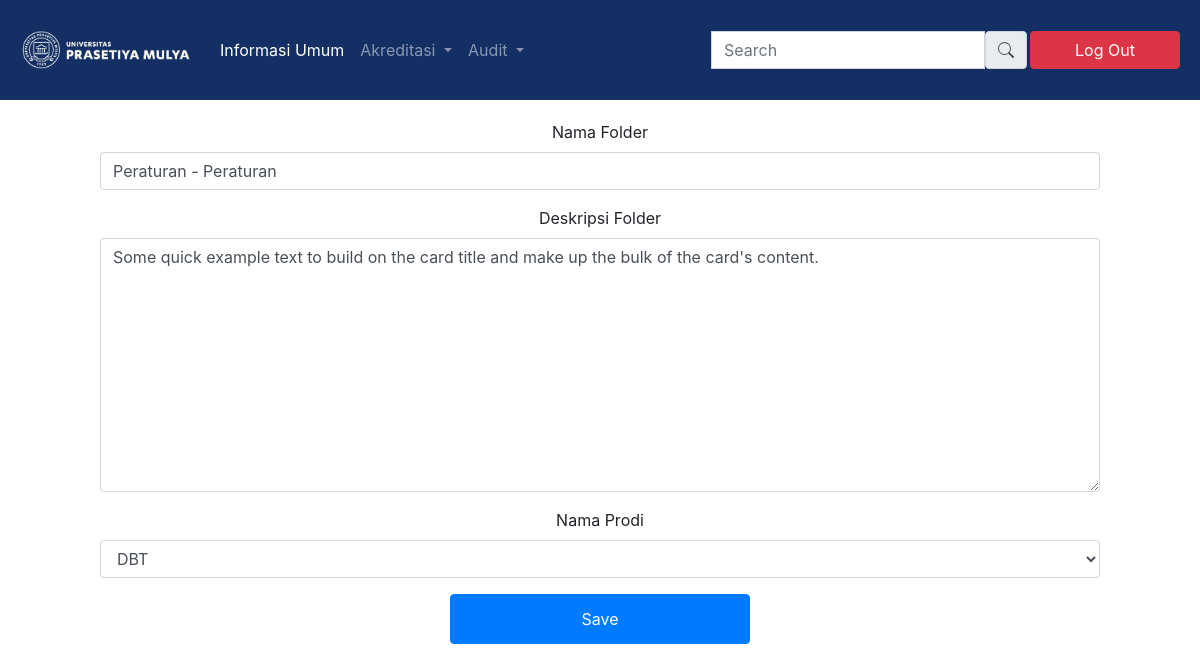
The app's page /4/updatefolder with its own data.
### home/models.py (models this page shows, shortened)
class baruFolder(models.Model):
    created_on = models.DateTimeField(auto_now_add=True)
    nama_folder = models.CharField(default='', max_length=256)
    desc_folder = models.TextField(default='', max_length=256)
    baseFolder_nama = models.ForeignKey(baseFolder, on_delete=models.CASCADE)
    prodi_name = models.ForeignKey(listProdi, on_delete=models.CASCADE)

### home/views.py (the view)
# urls.py: path('<id>/updatefolder', homeViews.update_folder_view, name="updatefolder"),
def update_folder_view(request, id):
    context ={}
    obj = get_object_or_404(models.baruFolder, id = id)
    form = forms.inputFolderInfo(request.POST or None, instance = obj)
    if form.is_valid():
        form.save()
        return redirect('homepage')
    context["form"] = form
    return render(request, "editFolderForm.html", context)

### home/forms.py
class inputFolderInfo(forms.ModelForm):
    class Meta:
        model = models.baruFolder
        fields = {'nama_folder', 'desc_folder', 'baseFolder_nama', 'prodi_name'}
        '''
        widgets = {
            'nama_folder' : forms.CharField(attrs={'class': 'input', 'placeholder' : 'fileName'}),
            'desc_folder' : forms.CharField(attrs={'class': 'input', 'placeholder' : 'you@email.com'}),
            'prodi_name' : forms.Select(attrs=('class': 'form-control'))
            'baseFolder_nama' : forms.Select(attrs=('class': 'form-control'))

        }
        '''

### home/models.py (called while the page is built)
    def __str__(self):
        return '{}'.format(self.nama_prodi)

### template/editFolderForm.html (shortened to what this page needs)
{% load widget_tweaks %}
<!DOCTYPE html>
{% load static %}
<html lang="en">
<head>
    <link rel="stylesheet" href="https://stackpath.bootstrapcdn.com/bootstrap/4.4.1/css/bootstrap.min.css">
    <link rel="stylesheet" href="{% static 'assets/dashboard1.css' %}">
</head>
<body>
    <section>
        <nav class="navbar navbar-expand-lg navbar-dark" style="background-color: #132F64; height: 100px;">
            <a class="navbar-brand" href="{% url 'homepage' %}">
                <img class="title-logo" src="{% static 'media/logo-prasmul.png' %}" alt="">
            </a>
            <div class="collapse navbar-collapse" id="navbarSupportedContent">
              <ul class="navbar-nav mr-auto">
                <li class="nav-item active">
                  <a class="nav-link" href="{% url 'informasiUmum' %}">Informasi Umum <span class="sr-only">(current)</span></a>
                </li>
                <li class="nav-item dropdown">
                    <a class="nav-link dropdown-toggle" href="#" id="navbarDropdown" role="button" data-toggle="dropdown" aria-haspopup="true" aria-expanded="false">
                      Akreditasi
                    </a>
                  </li>
                  <li class="nav-item dropdown">
                    <a class="nav-link dropdown-toggle" href="#" id="navbarDropdown" role="button" data-toggle="dropdown" aria-haspopup="true" aria-expanded="false">
                      Audit
                    </a>
                  </li>
              </ul>
              <form class="form-inline my-2 my-lg-0">
                  <div class="input-group-prepend" style="height: 2.4rem; border-radius: 0px;">
                    <input type="text" class="form-control" style="border-radius: 0px;" placeholder="Search" aria-label="search" aria-describedby="basic-addon1">
                    <span class="input-group-text" id="basic-addon1"></span>
                  </div>
                  <a class="btn btn-danger mx-1" href="{% url 'logout' %}" style="width: 150px;" href="#" role="button">Log Out</a>
              </form>
            </div>
          </nav>
    </section>
<form method="POST">
<main role="main" class="">
    <div class="btn-dashboard" style="padding-top: 0px !important;">
      <div class="right-box">
        <div class="box-inside">
            <form>
                <div class="form-group">
                  <label for="InputNamaFile" style="text-align: left;">Nama Folder</label>
                  {%render_field form.nama_folder class="form-control" placeholder="Nama Folder"%}
                </div>
                <div class="form-group">
                  <label for="InputNamaFile">Deskripsi Folder</label>
                  {%render_field form.desc_folder class="form-control" placeholder="Deskripsi Folder"%}
                </div>
                <div class="form-group">
                  <label for="InputNamaFile">Nama Prodi</label>
                  {%render_field form.prodi_name class="form-control" placeholder="Nama Prodi"%}
                </div>
                <button type="submit" class="btn btn-save btn-primary">Save</button>
              </form>
        </div>
    </div>
    </div>
</main>
</form>
  </body>
</body>
</html>

### static/assets/dashboard1.css (style rules this page uses)
.title-logo { height: 50px; width: 180px; }
main { margin-top: 10px; margin-left: 100px; }
.btn-dashboard { margin-top: 20px !important; width: 1000px; text-align: center; }
.btn-save { width: 300px; height: 50px; }

### records on screen
baruFolder: nama_folder "Peraturan - Peraturan", desc_folder "Some quick example text to build on the card title and make up the bulk of the card's content.", prodi_name "DBT"
